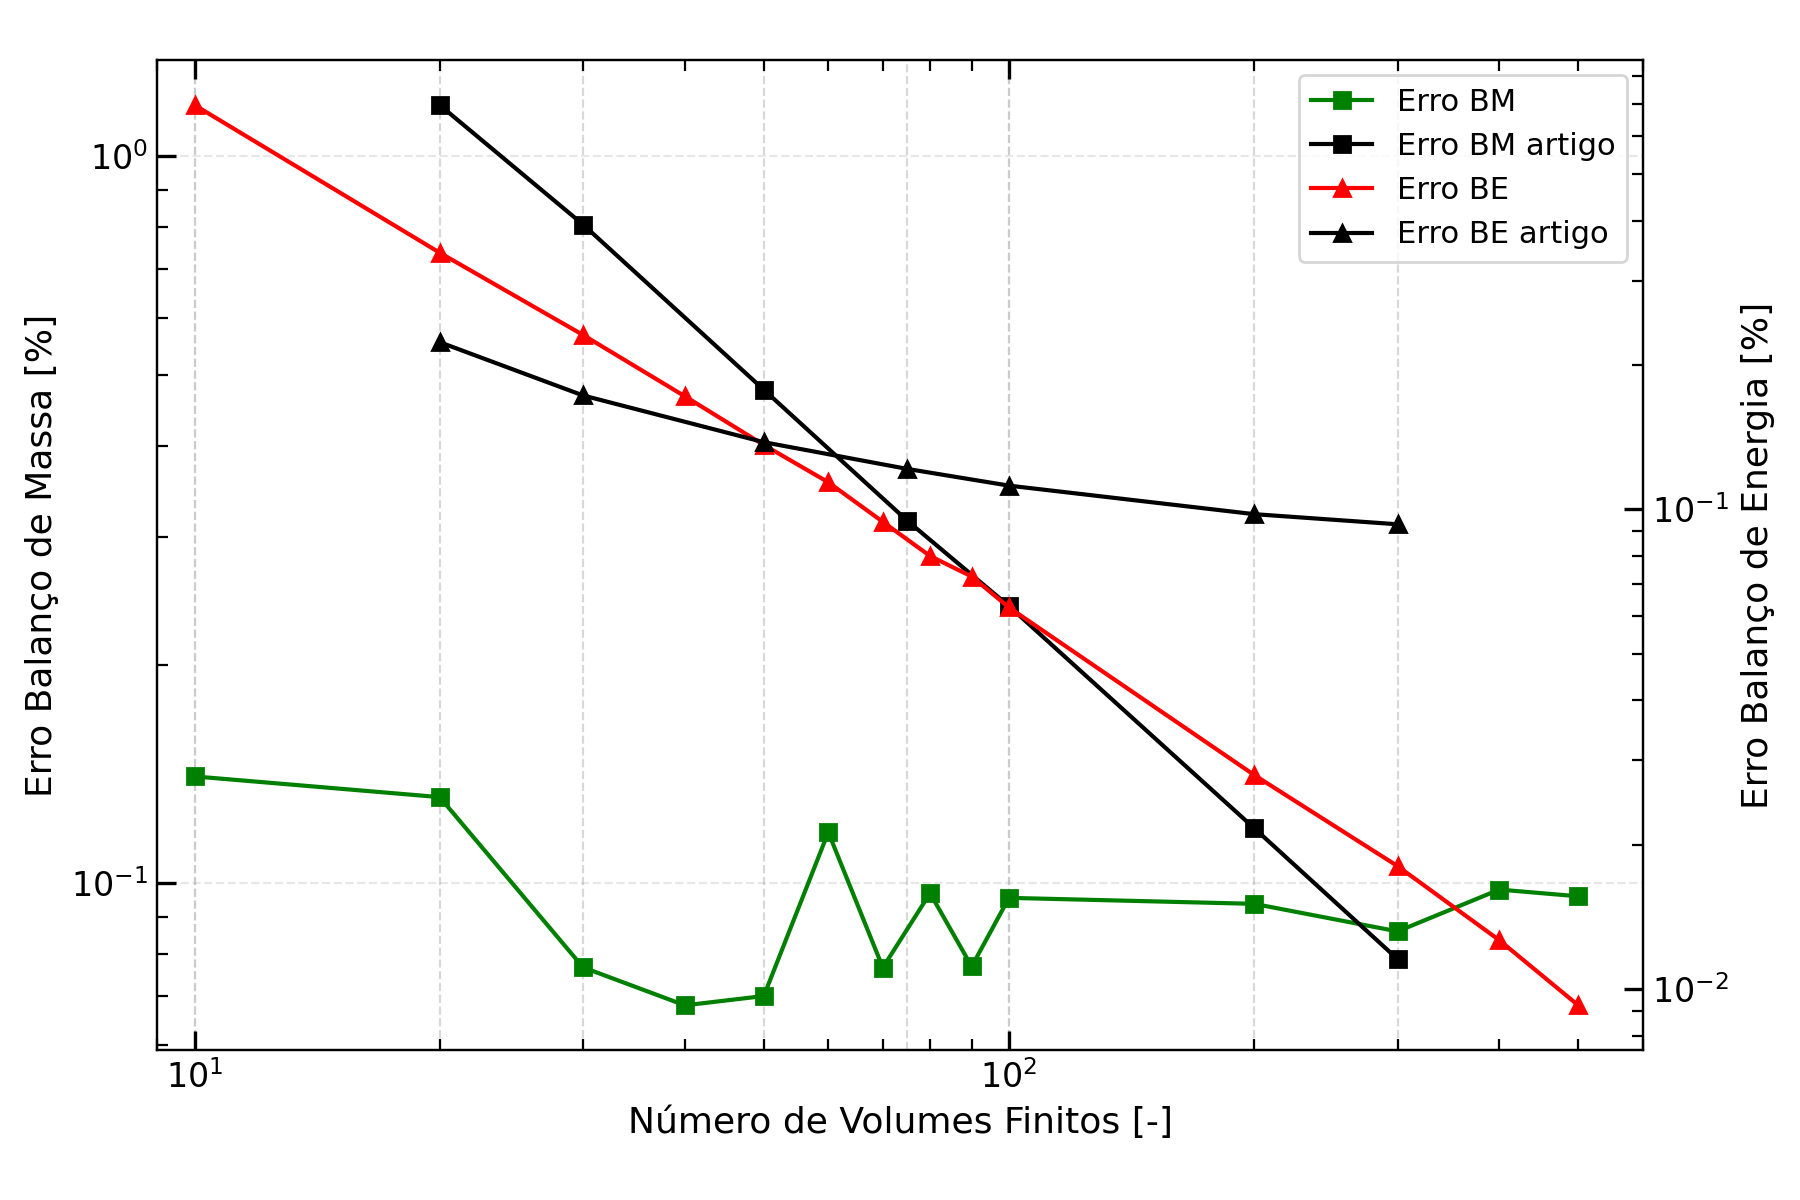

Here is the Python script that generated this plot:
import numpy as np
import matplotlib.pyplot as plt
from matplotlib.ticker import LogLocator, ScalarFormatter, NullFormatter, FixedLocator
import scipy

#================================== Parameters - Start =======================================

tmax = 8000                     #s  Breakthrough maximum time
finite_volume_method = 'WENO'   #   Finite Volume Method ('WENO' or 'VANLEER')
solve_ivp_method = 'LSODA'      #   solve_ivp ODE solver ('LSODA' or 'BDF', etc)
adiabatic_operation = True      #   Adiabatic Column (TRUE or FALSE)

#Save progress ==============================================
save_progress_flag = False       #Save Progress (TRUE OR FALSE)
save_interval = 100
next_save = 0

#Operating Conditions ==============================================
P_feed = 1e5        #Pa     Pressure of feed    
T_feed = 298.15     #K      Temperature of feed
v_feed = 1          #m/s    Velocity of feed
T_amb = 298.15      #K      Ambient Temperature
P_H = 1e5           #Pa     High Pressure
y_feed_CO2 = 0.15   #       CO2 composition in the feed

#Constants ==============================================
R = 8.314           #J/mol.K    Ideal Gas Constant
P_atm = 1e5         #Pa         Atmospheric Pressure

#Column properties ==============================================
L = 1                   #m          Length
r_in = 0.1445           #m          Inside Radius
r_out = 0.162           #m          Outside Radius
epsilon = 0.37          #           Column Porosity
epsilon_prime = (1-epsilon)/epsilon
area = np.pi*r_in**2    #m²         Area of cross-section
rho_w = 7800            #kg/m³      Wall Density
Cp_w = 502              #J/kg.K     Wall Specific Heat
K_w = 16                #J/m.K.s    Wall Thermal Conductivity
if adiabatic_operation:
    h_in = 0            #J/(m².K.s) Heat Transfer Coefficient (inside) 
    h_out = 0           #J/(m².K.s) Heat Transfer Coefficient (outside)
else:
    h_in = 8.6          #J/(m².K.s) Heat Transfer Coefficient (inside) 
    h_out = 2.5         #J/(m².K.s) Heat Transfer Coefficient (outside)

#Particle properties ==============================================
epsilon_p = 0.35        #       Particle Porosity
r_p = 1e-3              #m      Radius      
d_p = 2*r_p             #m      Diameter
tortuosity = 3          #       Tortuosity
rho_s = 1130            #kg/m³  Solid Density
Cp_s = 1070             #J/kg.K Solid Specific Heat

#Fluid properties ==============================================
Cp_g = 30.7             #J/mol.K    Gas Specific Heat
mu = 1.72*1e-5          #kg/m.s     Fluid Viscosity
D_m = 1.6*1e-5          #m²/s       Molecular Diffusivity
D_p = D_m/tortuosity    #m²/s       Macropore Diffusivity
K_z = 0.09              #J/m.K.s    Gas Thermal Conductivity

#Adsorbed Phase properties ==============================================
Cp_ads = 30.7                           #J/mol.K    Adsorbed Phase Specific Heat
b0 = np.array([8.65*1e-7,2.5*1e-6])     #m³/mol     Isotherm Parameter
d0 = np.array([2.63*1e-8,0])            #m³/mol     Isotherm Parameter
dU_b = np.array([-36641.21,-1.58*1e4])  #J/mol      Activation Energy
dU_d = np.array([-35690.66,0])          #J/mol      Activation Energy
q_sb = np.array([3.09,5.84])            #mmol/g     Isotherm Parameter
q_sd = np.array([2.54,0])               #mmol/g     Isotherm Parameter
   
#Constants for the Dimensionless parameters ==============================================
P0 = P_H        #Pa         Pressure Dimensionless constant                            
T0 = T_feed     #K          Temperature Dimensionless constant
v0 = v_feed     #m/s        Velocity Dimensionless constant
q_s0 = q_sb[1]  #mmol/g     Loading Dimensionless constant

#Calculated Constants ==============================================
dH_CO2 = dU_b[0] - R*T0     #J/mol  Enthalpy of Adsorption of CO2
dH_N2 = dU_b[1] - R*T0      #J/mol  Enthalpy of Adsorption of N2
D_L = 0.7*D_m + 0.5*v0*d_p  #m²/s   Axial Dispersion
Pe = v0*L/D_L               #       Peclet Number
permeability = 4/150*r_p**2*(epsilon/(1-epsilon))**2    #m² Permeability (Darcy)
psi = R*T0*q_s0*rho_s/P0*(1-epsilon)/epsilon          #   constant (material balance)
den = rho_w*Cp_w*v0                                     #   constant (wall energy balance)
coeff1 = K_w/den/L                                      #   constant (wall energy balance)
coeff2 = 2*r_in*h_in/(r_out*r_out-r_in*r_in)*L/den      #   constant (wall energy balance)
coeff3 = 2*r_out*h_out/(r_out*r_out-r_in*r_in)*L/den    #   constant (wall energy balance)

#Dimensionless parameters ==============================================
P_feed_ad = P_feed/P0               #   Dimensionless Feed Pressure
T_feed_ad = T_feed/T0               #   Dimensionless Feed Temperature
v_ad_feed = v_feed/v0               #   Dimensionless Feed Velocity
P_atm_ad = P_atm/P0                 #   Dimensionless Ambient Pressure
T_amb_ad = T_amb/T0                 #   Dimensionless Ambient Temperature 
mu_ad = mu*v0/(P0*L)                #   Dimensionless viscosity
permeability_ad = permeability/L**2 #   Dimensionless Permeability

#Operation Constants ==============================================
efficiency = 0.72       #   Compression/evacuation efficiency
gamma = 1.4             #   Adiabatic constant

#Operation Dimensionless parameters ==============================================
mole_0_cst = P0*v0/(R*T0)*epsilon*area
energy_0_cst = 1/efficiency*epsilon*area*v0*P0*gamma/(gamma-1)
energy_0_cst2 = (gamma-1)/gamma
#======================================== Constants - End

#================================== Parameters - End =========================================

N_list = np.array([10,20,30,40,50,60,70,80,90,100,200,300,400,500])
# error_MB = np.array([1.403560e-03,1.314498e-03,7.666741e-04,6.799225e-04,7.002546e-04,1.176237e-03,7.661735e-04,9.696675e-04,7.689534e-04,9.555427e-04,9.376370e-04,8.592614e-04,9.809059e-04,9.602344e-04])
# error_EB = np.array([6.966357e-03,3.428899e-03,2.310138e-03,1.721447e-03,1.363240e-03,1.139398e-03,9.424263e-04,7.998989e-04,7.247072e-04,6.247355e-04,2.796099e-04,1.805532e-04,1.265069e-04,9.255491e-05])
# time_list = np.array([2.459e+01,1.052e+02,2.666e+02,4.443e+02,8.448e+02,1.727e+03,1.973e+03,2.591e+03,3.498e+03,4.529e+03,1.146e+04,2.049e+04,2.630e+04,3.754e+04])

error_MB_list = np.array([])
error_EB_list = np.array([])


for N in N_list:

    dz = L/N                    #m      Z-axis discretization dz
    dZ_ad = dz/L                        #   Dimensionless dZ 
    dPdz_aux = -permeability_ad/mu_ad/dZ_ad    #auxiliary variable    v = aux*dP

    t = np.load(f'./run_{N}/t.npy')
    P_ad = np.load(f'./run_{N}/P_ad.npy')
    T_ad = np.load(f'./run_{N}/T_ad.npy')
    v_ad = np.load(f'./run_{N}/v_ad.npy')
    y_CO2 = np.load(f'./run_{N}/y_CO2.npy')
    x_CO2 = np.load(f'./run_{N}/x_CO2.npy')
    x_N2 = np.load(f'./run_{N}/x_N2.npy')
    Tw_ad = np.load(f'./run_{N}/Tw_ad.npy')

    #================================== Error Mesure - Start =======================================

    Z = np.linspace(0,1,N)
    #Mass Balance Error ==============================================
    #Breakthrough Boundary Conditions ==============================================
    P_ad_in        = P_ad[0,:] - v_ad_feed/dPdz_aux/2
    P_ad_out       = 1
    v_ad_in        = v_ad_feed
    v_ad_out       = 2*dPdz_aux*(P_ad_out-P_ad[-1,:])
    y_ad_CO2_in    = (y_CO2[0,:]+y_feed_CO2*v_ad_in*Pe*dZ_ad*0.5)/(1+v_ad_in*Pe*dZ_ad*0.5)
    y_ad_CO2_out   = y_CO2[-1,:]
    rho_g          = P0*P_ad[0,:]/(R*T0*T_ad[0,:])
    Pe_h           = epsilon*v0*L/K_z*rho_g*Cp_g
    T_ad_in        = (T_ad[0,:]+v_ad_in*Pe_h*dZ_ad*0.5)/(1+v_ad_in*Pe_h*dZ_ad*0.5)
    T_ad_out       = T_ad[-1,:]

    # P_ad_in        = P_ad[0,:]
    # P_ad_out       = P_ad[-1,:]
    # v_ad_in        = v_ad_feed
    # v_ad_out       = v_ad[:]
    # y_ad_CO2_in    = y_CO2[0,:]
    # y_ad_CO2_out   = y_CO2[-1,:]
    # rho_g          = P0*P_ad[0,:]/(R*T0*T_ad[0,:])
    # Pe_h           = epsilon*v0*L/K_z*rho_g*Cp_g
    # T_ad_in        = T_ad[0,:]
    # T_ad_out       = T_ad[-1,:]

    #Total Mass ==============================================
    integrand = v_ad_in*P_ad_in/T_ad_in
    n_in = P0/(R*T0)*epsilon*area*L*scipy.integrate.simpson(integrand,x=t)
    integrand = v_ad_out*P_ad_out/T_ad_out
    n_out = P0/(R*T0)*epsilon*area*L*scipy.integrate.simpson(integrand,x=t)
    #CO2 ==============================================
    #Inlet
    integrand = y_ad_CO2_in*v_ad_in*P_ad_in/T_ad_in
    n_CO2_in = P0/(R*T0)*epsilon*area*L*scipy.integrate.simpson(integrand,x=t)
    #Outlet
    integrand = y_ad_CO2_out*v_ad_out*P_ad_out/T_ad_out
    n_CO2_out = P0/(R*T0)*epsilon*area*L*scipy.integrate.simpson(integrand,x=t)
    #Accumulated in gas phase
    integrand = y_CO2[:,-1]*P_ad[:,-1]/T_ad[:,-1] - y_CO2[:,0]*P_ad[:,0]/T_ad[:,0]
    n_CO2_acc_g = P0/(R*T0)*epsilon*area*L*scipy.integrate.simpson(integrand,x=Z)
    #Accumulated in adsorbed phase
    integrand = x_CO2[:,-1] - x_CO2[:,0]
    n_CO2_acc_ads = q_s0*rho_s*(1-epsilon)*area*L*scipy.integrate.simpson(integrand,x=Z)
    #Accumulated Total
    n_CO2_acc = n_CO2_acc_g + n_CO2_acc_ads
    #Accumulated N2 in adsorbed phase
    integrand = x_N2[:,-1] - x_N2[:,0]
    n_N2_acc_ads = q_s0*rho_s*(1-epsilon)*area*L*scipy.integrate.simpson(integrand,x=Z)
    #Accumulated total in gas phase
    integrand = P_ad[:,-1]/T_ad[:,-1]
    n_acc_g = P0/(R*T0)*epsilon*area*L*scipy.integrate.simpson(integrand,x=Z)

    #Error Mass Balance ==============================================
    # error_MB = np.abs(n_CO2_in-n_CO2_out-n_CO2_acc)/np.abs(n_CO2_in)
    error_MB = np.abs(n_CO2_in-n_CO2_out-n_CO2_acc)/n_CO2_acc

    #======================================== Mass Balance Error - End

    #Energy Balance Error ==============================================
    rho_g = P_ad*P0/R/T_ad/T0
    #Heat Inlet ==============================================
    integrand = v_ad_in*T_ad_in*rho_g[0,:]
    heat_in = epsilon*area*L*T0*Cp_g*scipy.integrate.simpson(integrand,x=t)
    #Heat Outlet ==============================================
    integrand = v_ad_out*T_ad_out*rho_g[-1,:]
    heat_out = epsilon*area*L*T0*Cp_g*scipy.integrate.simpson(integrand,x=t)
    #Heat Generated ==============================================
    integrand = -(dH_CO2*(x_CO2[:,-1]-x_CO2[:,0]) + dH_N2*(x_N2[:,-1]-x_N2[:,0]))
    heat_gen = (1-epsilon)*area*L*q_s0*rho_s*scipy.integrate.simpson(integrand,x=Z)
    #Heat Accumulated in solid ==============================================
    integrand = T_ad[:,-1] - T_ad[:,0]
    heat_acc_s = (1-epsilon)*area*L*T0*Cp_s*rho_s*scipy.integrate.simpson(integrand,x=Z)
    #Heat Accumulated in Fluid ==============================================
    integrand = T_ad[:,-1]*rho_g[:,-1] - T_ad[:,0]*rho_g[:,0]
    heat_acc_f = epsilon*area*L*T0*Cp_g*scipy.integrate.simpson(integrand,x=Z)
    #Heat Accumulated in Adsorbed ==============================================
    integrand = (T_ad[:,-1]*x_CO2[:,-1] - T_ad[:,0]*x_CO2[:,0])+(T_ad[:,-1]*x_N2[:,-1] - T_ad[:,0]*x_N2[:,0])
    heat_acc_ads = (1-epsilon)*area*L*T0*Cp_ads*q_s0*rho_s*scipy.integrate.simpson(integrand,x=Z)
    #Error Energy Balance ==============================================
    # error_EB = np.abs(heat_in + heat_gen - (heat_out + heat_acc_s + heat_acc_f + heat_acc_ads))/np.abs(heat_in)
    error_EB = np.abs(heat_in + heat_gen - (heat_out + heat_acc_s + heat_acc_f + heat_acc_ads))/(heat_out + heat_acc_s + heat_acc_f + heat_acc_ads)
    #======================================== Energy Balance Error - End

    error_MB_list = np.append(error_MB_list,error_MB)
    error_EB_list = np.append(error_EB_list,error_EB)
    #================================== Error Mesure - End =========================================


MB_arvind = np.load('MB.npy')
EB_arvind = np.load('EB.npy')


def error_graph():
    fig, ax1 = plt.subplots(figsize=(9,6), dpi=200)
    ax2 = ax1.twinx()

    # Error MB
    ax1.plot(
        N_list,
        error_MB_list*100,
        color='green',
        linestyle='-',
        ms=6,marker='s',
        label='Erro BM'
    )

    ax1.plot(
        MB_arvind[:,0],
        MB_arvind[:,1],
        color='black',
        linestyle='-',
        ms=6,marker='s',
        label='Erro BM artigo'
    )

    # Error EB
    ax2.plot(
        N_list,
        error_EB_list*100,
        color='red',
        linestyle='-',
        ms=6,marker='^',
        label='Erro BE'
    )

    ax2.plot(
        EB_arvind[:,0],
        EB_arvind[:,1],
        color='black',
        linestyle='-',
        ms=6,marker='^',
        label='Erro BE artigo'
    )

    ax1.set_box_aspect(6/9)
    # ax1.set_ylim(0.01,6)
    # ax2.set_ylim(0.006,3)
    ax1.set_xlim(9,600)

    # Labels
    ax1.set_xlabel("Número de Volumes Finitos [-]", fontsize=13)
    ax1.set_ylabel("Erro Balanço de Massa [%]", fontsize=13)
    ax2.set_ylabel("Erro Balanço de Energia [%]", fontsize=13)

    # Log scales
    ax1.set_xscale('log')
    ax1.set_yscale('log')
    ax2.set_yscale('log')

    # Tick appearance
    ax1.tick_params(axis='both', which='major',
                    direction='in', length=7, width=1.2,
                    labelsize=12, top=True)

    ax1.tick_params(axis='both', which='minor',
                    direction='in', length=4, width=0.8,
                    top=True)

    ax2.tick_params(axis='y', which='major',
                    direction='in', length=7, width=1.2,
                    labelsize=12, right=True)

    ax2.tick_params(axis='y', which='minor',
                    direction='in', length=4, width=0.8,
                    right=True)

    for x in [10, 20, 30, 50, 75, 100, 200, 300]:
        ax1.axvline(x,
                    color='gray',
                    linestyle='--',
                    linewidth=0.8,
                    alpha=0.3,
                    zorder=0)

    # Grid
    ax1.grid(which='major', linestyle='--', alpha=0.3)

    # Combined legend
    lines1, labels1 = ax1.get_legend_handles_labels()
    lines2, labels2 = ax2.get_legend_handles_labels()
    ax1.legend(lines1 + lines2, labels1 + labels2, fontsize=11)

    plt.tight_layout()
    plt.savefig("error_graph.png", dpi=200)

error_graph()
